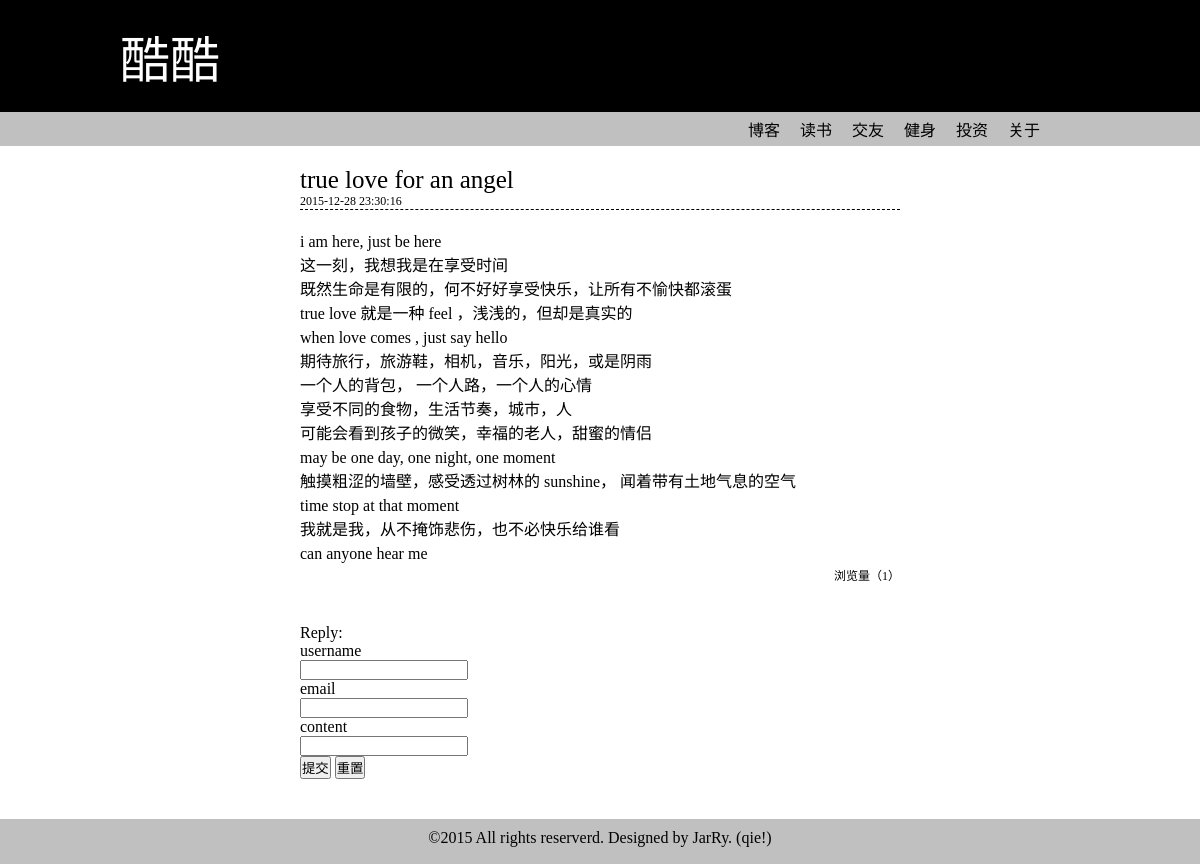
Screenshot of /showpost.php?postid=11 with the database file from the repository.
### tables this page shows
CREATE TABLE IF NOT EXISTS `posts` (
  `id` int(10) NOT NULL AUTO_INCREMENT,
  `title` varchar(30) NOT NULL,
  `content` varchar(2000) NOT NULL,
  `jointime` datetime DEFAULT NULL,
  `user_id` int(11) NOT NULL,
  `articletype_id` int(11) DEFAULT NULL,
  `pv` int(11) NOT NULL,
  `up` int(11) NOT NULL,
  `down` int(11) NOT NULL,
  PRIMARY KEY (`id`)
);

### showpost.php (the view, shortened to what this page needs)
<?php
include('config.php');
$postid = $_GET['postid'];
$sql_post = 'select * from posts where id =' . $postid;
$result_post = mysql_query($sql_post, $q);
$row_post = mysql_fetch_array($result_post);
?>
<?php include('header.php'); ?>
<div class="col">
    <h2 class="post-title"><?php echo $row_post[1]; ?></h2>
    <div class="post-jointime"><?php echo $row_post[3]; ?></div>
    <div class="post-content"><?php echo $row_post[2]; ?></div>
    <div class='post-edit'>
        <?php
        if (isset($_SESSION['user_id'])) {
            echo "<span>浏览量（" . $row_post['pv'] . "）</span>";
            echo "<a href='editpost.php?postid=$row_post[0]'>编辑</a>";
        } else {
            echo "<span>浏览量（" . $row_post['pv'] . "）</span>";
        }
        ?>
    </div>
</div>
<div class="replies">
    <div class="new-reply">
        <form action='action.php?action=reply&postid=<?php echo $postid; ?>' method='post'>
            <div class='reply-titel'>Reply:</div>
            <div class='reply-username'>
                <div>username</div>
                <div><input type='text' name='username'/></div>
            </div>
            <div class='reply-email'>
                <div>email</div>
                <div><input type='text' name='email'/></div>
            </div>
            <div class='reply-content'>
                <div>content</div>
                <div><input type='text' name='content'/></div>
            </div>
            <input type='submit' value='提交'/>
            <input type='reset' value='重置'/>
        </form>
    </div>
</div>
<?php include('footer.php'); ?>

### css/base.css (style rules this page uses)
body,div,dl,dt,dd,ul,ol,li,h1,h2,h3,h4,h5,h6,pre,form,fieldset,input,textarea,p,blockquote,th,td { margin: 0;padding: 0;font-family: 微软雅黑 }
h1,h2,h3,h4,h5,h6 { font-size: 100%;font-weight: normal; }

### css/css.css (style rules this page uses)
.col { width: 600px;margin: 20px auto }
.post-title { font-size: 25px }
.post-content { margin: 20px auto 0;line-height: 150% }
.post-jointime { font-size: 12px;border-bottom: 1px dashed; }
.post-edit { text-align: right;font-size: 12px }
.replies { width: 600px;margin: 40px auto }
.new-reply { margin-top: 40px }

### rows the page displays
posts: title "true love for an angel", jointime "2015-12-28 23:30:16", content "i am here, just be here 这一刻，我想我是在享受时间 既然生命是有限的，何不好好享受快乐，让所有不愉快都滚蛋 true love 就是一种 feel ，浅浅的，但却是真实的 when love comes , just say hello 期待旅行，旅游鞋，相机，音乐，阳光，或是阴雨 一个人的背包， 一个人路，一个人的心情 享受不同的食物，生活节奏，城市，人 可能会看到孩子的微笑，幸福的老人，甜蜜的情侣 may be one day, one night, one moment 触摸粗涩的墙壁，感受透过树林的 sunshine， 闻着带有土地气息的空气 time stop at that moment 我就是我，从不掩饰悲伤，也不必快乐给谁看 can anyone hear me", pv "1"
